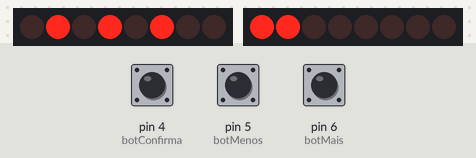
Recording of a sketch running on a simulated Arduino Uno, built with avr-gcc and run on an emulated ATmega328P. Shown: 2 × 8 shift-register outputs drawn as a row of LEDs (first output left, lit = HIGH). Wiring (inferred from the names in the program): 2 × shift register (74HC595): data pin 9, shift clock pin 7, latch pin 8 / data pin 12, shift clock pin 10, latch pin 11. Wiring (inferred from the signals the program sends): 2 × row of LEDs: on Q0, Q1, Q2, Q3, Q4, Q5, Q6, Q7 / on Q0, Q1, Q2, Q3, Q4, Q5, Q6, Q7. The test bench sets the inputs (shaded band); at power-on: pin 4 (botConfirma) LOW, pin 5 (botMenos) LOW, pin 6 (botMais) LOW.

Above: at 1.2 s.
1.3 s: pin 4 (botConfirma) pulled HIGH for 0.15 s
At 2.7 s:
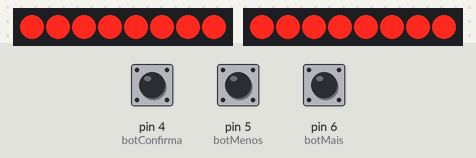
4.4 s: pin 5 (botMenos) pulled HIGH for 0.15 s
At 5.0 s:
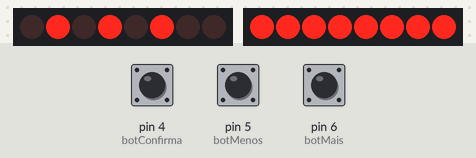
6.1 s: pin 6 (botMais) pulled HIGH for 1 s
At 6.9 s:
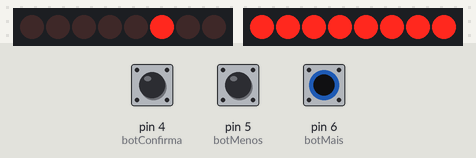
8.6 s: pin 5 (botMenos) pulled HIGH for 1 s
At 9.0 s:
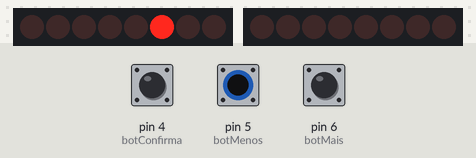
11.1 s: pin 5 (botMenos) pulled HIGH for 3.2 s
At 12.1 s:
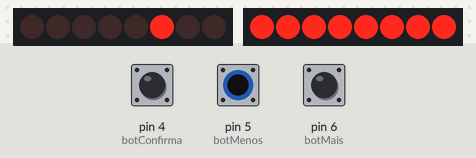
15.8 s: pin 6 (botMais) pulled HIGH for 3.2 s
At 16.9 s:
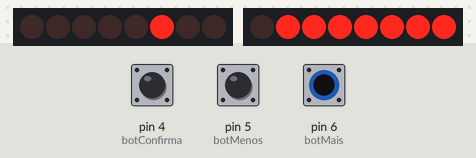
Timing chart, 0 to 20.5 s (numbered marks = the images above; inputs shaded):
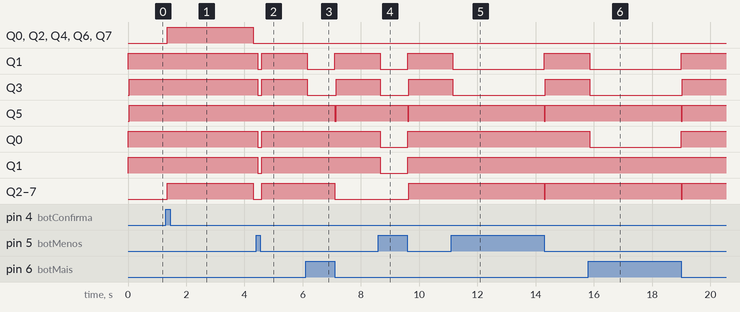

Measured:
- after the input at 1.3 s, Q0, Q2, Q4, Q6, Q7, Q2–7: LOW → HIGH at once, → LOW 3.0 s later
- after the input at 4.4 s, Q1, Q3, Q0, Q1: HIGH → LOW after 0.06 s, → HIGH 0.14 s later; Q2–7: LOW → HIGH after 0.20 s
- after the input at 6.1 s, Q1: HIGH → LOW after 0.06 s, → HIGH 0.94 s later; Q3: HIGH → LOW after 0.06 s, → HIGH 1.0 s later; Q5: HIGH → LOW after 1.0 s, → HIGH 0.06 s later; Q2–7: HIGH → LOW after 1.0 s
- after the input at 8.6 s, Q1, Q0, Q1: HIGH → LOW after 0.06 s, → HIGH 0.94 s later; Q3: HIGH → LOW after 0.06 s, → HIGH 0.98 s later; Q5: HIGH → LOW after 1.0 s, → HIGH 0.04 s later; Q2–7: LOW → HIGH after 1.0 s
- after the input at 11.1 s, Q1: HIGH → LOW after 0.06 s, → HIGH 3.1 s later; Q3: HIGH → LOW after 0.06 s, → HIGH 3.2 s later; Q5, Q2–7: HIGH → LOW after 3.2 s, → HIGH 0.04 s later
- after the input at 15.8 s, Q1, Q0: HIGH → LOW after 0.06 s, → HIGH 3.1 s later; Q3: HIGH → LOW after 0.06 s, → HIGH 3.2 s later; Q5, Q2–7: HIGH → LOW after 3.2 s, → HIGH 0.04 s later

The sketch:

Shift74HC595.ino
```cpp
#define clockPin 10
#define latchPin 11
#define dataPin 12
#define colClock 7
#define colLatch 8
#define colData 9
#define botMais 6
#define botMenos 5
#define botConfirma 4
void registerWrite(const int iData);
void sendData(unsigned const int data);
void drawLike(unsigned const int like);
unsigned const int coluna[]={2,3,4,5,6,7,8,9};
unsigned const int valor[10]={3,2,7,4,9,8,11,10,15,20};
unsigned const int like[8]={
	 28,//00011100
	 20,//00010100
	246,//11110110
	193,//11000001
	193,//11000001
	193,//11000001
	193,//11000001
	254 //11111110
};
void setup(){
  pinMode(clockPin,OUTPUT);
  pinMode(latchPin,OUTPUT);
  pinMode(dataPin,OUTPUT);
  pinMode(colClock,OUTPUT);
  pinMode(colLatch,OUTPUT);
  pinMode(colData,OUTPUT);
  pinMode(botMais,INPUT);
  pinMode(botMenos,INPUT);
  pinMode(botConfirma,INPUT);
  //Serial.begin(9600);
}
unsigned int indexVetor=0;
unsigned int dataConfirm=0;
void jogo(){
    registerWrite(colLatch,colData,colClock,1);
    sendData(valor[indexVetor]);
    delay(5);

    registerWrite(colLatch,colData,colClock,3);
    sendData(valor[indexVetor+1]);
    delay(5);

    registerWrite(colLatch,colData,colClock,5);
    sendData(dataConfirm);
    delay(5);

  }
void loop(){
  jogo();
  if(digitalRead(botMais)==HIGH){
    while(digitalRead(botMais)==HIGH) {}dataConfirm++;
  }
  if(digitalRead(botMenos)==HIGH){
    while(digitalRead(botMenos)==HIGH){} dataConfirm-=1;
  }
  if(digitalRead(botConfirma)==HIGH)
    while(digitalRead(botConfirma)==HIGH){
      if(dataConfirm ==(valor[indexVetor]&valor[indexVetor+1])){
        indexVetor++;
        if(indexVetor == 10) indexVetor=0;
        for(int cont=0;cont<300;cont++){
          for(int iCount=0;iCount<8;iCount++){
            registerWrite(colLatch,colData,colClock,iCount);
            drawLike(1,iCount);
            delay(1);
          }
        }
      }else{
        dataConfirm=0;
        for(int cont=0;cont<300;cont++){
          for(int iCount=0;iCount<8;iCount++){
            registerWrite(colLatch,colData,colClock,iCount);
            drawLike(0,iCount);
            delay(1);
          }
        }
      }
    }
}
void drawLike(unsigned const int likes,unsigned const int cont){
	if(likes == 1){
      registerWrite(colLatch,colData,colClock,cont);
			digitalWrite(latchPin,LOW);
			shiftOut(dataPin,clockPin,MSBFIRST,like[cont]);
			digitalWrite(latchPin,HIGH);
	}else{
			digitalWrite(latchPin,LOW);
			shiftOut(dataPin,clockPin,MSBFIRST,like[7-cont]);
			digitalWrite(latchPin,HIGH);
		}
}
void sendData(unsigned const int data){
    digitalWrite(latchPin,LOW);
    shiftOut(dataPin,clockPin,MSBFIRST,data);
    //delay(5);
    digitalWrite(latchPin,HIGH);
  }
void registerWrite(const int latch,const int data,const int clockP,const int iData){
  byte bitsToSend = (1UL<<iData);
  digitalWrite(latch,LOW);
  shiftOut(data,clockP,MSBFIRST,bitsToSend);
  digitalWrite(latch,HIGH);
  //Para o contador começar de Tras para frente, basta mudar
  //MSBFIRST por LSBFIRST
}
```
